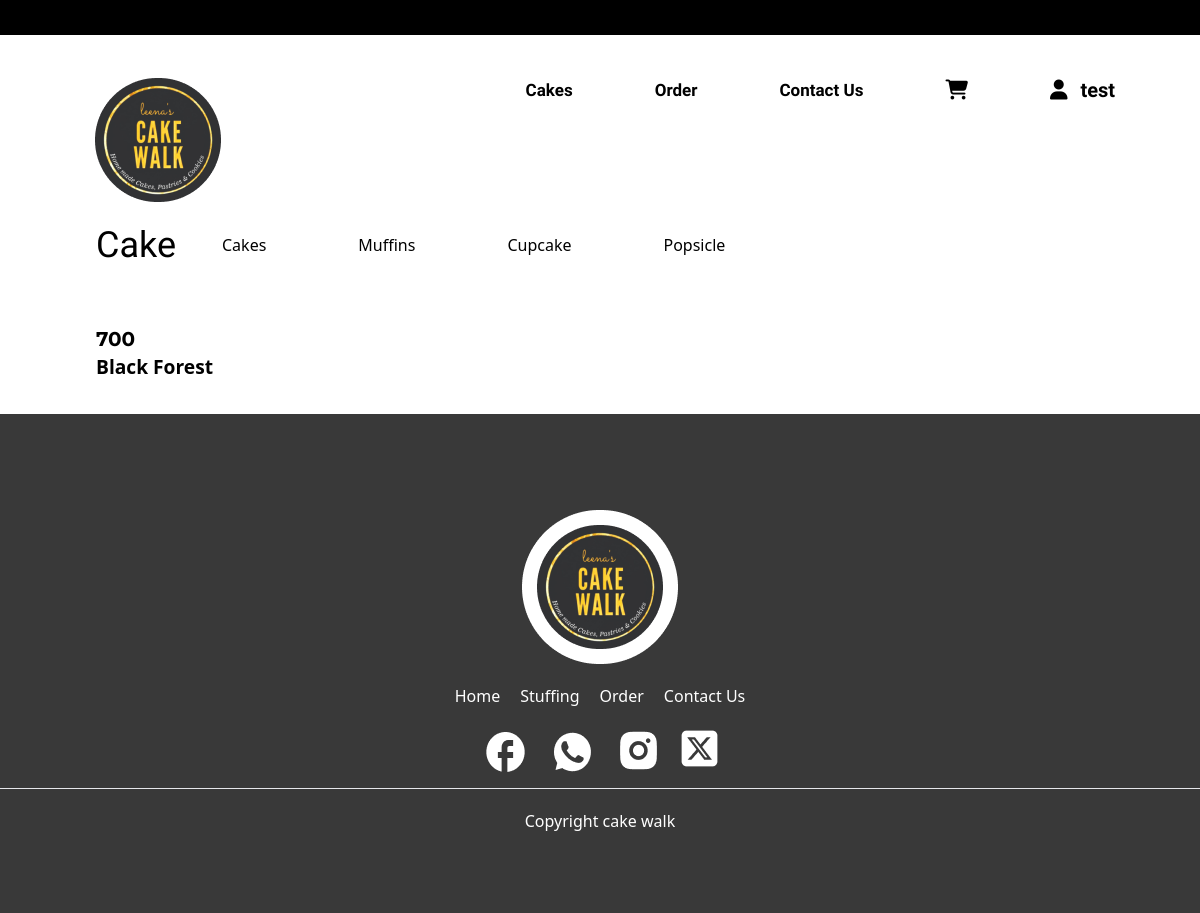
/product/ (signed in), run on the app's committed database.
### cake/models.py (models this page shows, shortened)
class Signup(AbstractUser,PermissionsMixin):
    full_name=models.CharField(max_length=50)
    username=models.EmailField(unique=True)
    phone_number = models.IntegerField(blank=True, null=True)
    password = models.CharField(max_length=10)
    location=models.CharField(max_length=50)
    USERNAME_FIELD = 'username'
    REQUIRED_FIELDS = ['full_name']

class Products(models.Model):
    name = models.CharField(max_length=100)
    category = models.ForeignKey(Category, on_delete=models.CASCADE, default=1)
    price_per_piece = models.PositiveIntegerField(blank=True,default=1)
    price_half_kg = models.IntegerField(validators=[MinValueValidator(0), MaxValueValidator(2000)],blank=True,null=True, default=None)
    price_one_kg = models.IntegerField(validators=[MinValueValidator(0), MaxValueValidator(2000)],blank=True,null=True, default=None)
    price_one_and_half_kg = models.IntegerField(validators=[MinValueValidator(0), MaxValueValidator(2000)],blank=True,null=True, default=None)
    eggless = models.BooleanField(default=False)
    description = models.TextField()
    image = models.ImageField(upload_to='product_images/')
    image1 = models.ImageField(upload_to="item_image",null=True,blank=True)
    image2 = models.ImageField(upload_to="item_image",null=True,blank=True)
    image3 = models.ImageField(upload_to="item_image",null=True,blank=True)
    class Meta:
        verbose_name = verbose_name_plural = "Products"

### cake/views.py (the view)
# urls.py: path('product/',views.products, name='products'),
def products(request):
    cakes = Products.objects.filter(category='1')
    muffins = Products.objects.filter(category='2')
    cupcakes = Products.objects.filter(category='3')
    popsicles = Products.objects.filter(category='4')
    return render(request,"cake/product.html",{'cakes': cakes, 'muffins' : muffins, 'cupcakes' : cupcakes, 'popsicles' : popsicles})

### cake/templates/cake/product.html (shortened to what this page needs)
{% extends "cake/base.html" %}
{% load static %}
{% block content %}
<section>
    <main class="bigscreen:container bigscreen:mx-auto">
        <section class="px-24 mobile:px-8 mt-16">
            <div class="flex items-center py-4 mobile:hidden">
                <h1 class="font-righteous text-4xl mr-4 pr-4" id="porductName">Cake</h1>
                <ul class="flex justify-between gap-16">
                    <li><a href="#" class="items_h p-3 border-[2px] border-solid border-transparent rounded-[2.5rem]" onclick="showContent(event,'cake')" id="cakeHeading">Cakes</a></li>
                    <li><a href="#" class="items_h p-3 border-[2px] border-solid border-transparent rounded-[2.5rem]" onclick="showContent(event,'muffin')" id="muffinHeading">Muffins</a></li>
                    <li><a href="#" class="items_h p-3 border-[2px] border-solid border-transparent rounded-[2.5rem]" onclick="showContent(event,'cupcake')" id="cupcakeHeading">Cupcake</a></li>
                    <li><a href="#" class="items_h p-3 border-[2px] border-solid border-transparent rounded-[2.5rem]" onclick="showContent(event,'popsicle')" id="popsicleHeading">Popsicle</a></li>
                </ul>
            </div>
       </section>
       <div class="px-24 mobile:px-8 items_displayed" id="cakeContent">
        {% for cake in cakes %}
        <div class="flex flex-wrap mobile:justify-center gap-3 item">
            <div class="mr-5 mobile:mr-0 my-8 rounded-xl">
                <a href="{% url 'cake:single_product' cake.id %}">
                <h3 class="font-bold text-xl mt-3 font-montserrat">{{cake.price_one_kg}}</h3>
                <p class="font-semibold text-[1.2rem]">{{cake.name}}</p>
                </a>
            </div>
        </div>
        {% endfor %}
        </div>
    </main>
</section>
{% endblock content %}

### cake/templates/cake/base.html (shortened to what this page needs)
<!DOCTYPE html>
{% load static %}
<html lang="en">
    <head>
        <link rel="stylesheet" href="{% static 'styles/main.css' %}">
    </head>
<body>
    <header>
        <div style="background-color:#000000;height: 35px;"></div>
        <div class="hdr">
            <a href="{% url 'cake:index' %}"><img src="{% static 'images/WhatsApp Image 2023-09-06 at 11.27 1.png' %}" class="hdr-img"></a>
            <nav class="nav">
                <a href="{% url 'cake:products' %}" class="nav-link">Cakes</a>
                <a href="{% url 'cart:cart' %}" class="nav-link">Order</a>
                <a href="{% url 'cake:contact' %}" class="nav-link">Contact Us</a>
                <a href="{% url 'cart:cart' %}" class="nav-link" style="font-size:20px"><i class="fa-solid fa-cart-shopping"></i></a>
                <div class="nav-item dropdown">
                    <a href="#" class="nav-link" style="font-size:20px"><i class="fas fa-user"></i>
                    {% if user.is_authenticated %}
                        <span style="margin-left: .5rem;">{{ user.full_name }}</span>
                    {% endif %}</a>
                </div>
            </nav>
        </div>
    </header>
    {% block content %}
    {% endblock %}
    <footer class="bg-[#393939] text-white">
        <div class="py-16">
            <div class="flex justify-center">
                <img src="{% static 'images/WhatsApp Image 2023-09-06 at 11.27 1.png' %}" alt="Error">
            </div>
            <div>
                <ul class="flex justify-center py-5 gap-5 mobile:hidden">
                    <li><a href="#">Home</a></li>
                    <li><a href="#">Stuffing</a></li>
                    <li><a href="#">Order</a></li>
                    <li><a href="#">Contact Us</a></li>
                </ul>
            </div>
            <div class="flex justify-center gap-5 pb-3">
                <a href="#"><img src="{% static 'images/baseline-facebook (2) 1.png' %}" alt="Error"></a>
                <a href="#"><img src="{% static 'images/whatsapp 1.png' %}" alt="Error"></a>
                <a href="#"><img src="{% static 'images/instagram-fill 1.png' %}" alt="Error"></a>
                <a href="#"><img src="{% static 'images/square-x-twitter (1) 1.png' %}" alt="Error"></a>
            </div>
            <hr>
            <div  class="text-center pt-5">
               <p>Copyright cake walk</p>
            </div>
        </div>
    </footer>
</body>
</html>

### static/styles/main.css (style rules this page uses)
html { line-height: 1.5; -webkit-text-size-adjust: 100%; -moz-tab-size: 4; -o-tab-size: 4; tab-size: 4; font-family: ui-sans-serif, system-ui, -apple-system, BlinkMacSystemFont, Segoe UI, Roboto, Helvetica Neue, Arial, Noto Sans, sans-serif, Apple Color Emoji, Segoe UI Emoji, Segoe UI Symbol, Noto Color Emoji; font-feature-settings: normal; font-variation-settings: normal }
body { margin: 0; line-height: inherit }
hr { height: 0; color: inherit; border-top-width: 1px }
h1, h2, h3, h4, h5, h6 { font-size: inherit; font-weight: inherit }
a { color: inherit; text-decoration: inherit }
blockquote, dd, dl, figure, h1, h2, h3, h4, h5, h6, hr, p, pre { margin: 0 }
menu, ol, ul { list-style: none; margin: 0; padding: 0 }
audio, canvas, embed, iframe, img, object, svg, video { display: block; vertical-align: middle }
img, video { max-width: 100%; height: auto }
.my-8 { margin-top: 2rem; margin-bottom: 2rem }
.mr-4 { margin-right: 1rem }
.mr-5 { margin-right: 1.25rem }
.mt-3 { margin-top: .75rem }
.mt-16 { margin-top: 4rem }
.flex { display: flex }
.flex-wrap { flex-wrap: wrap }
.items-center { align-items: center }
.justify-center { justify-content: center }
.justify-between { justify-content: space-between }
.gap-16 { gap: 4rem }
.gap-3 { gap: .75rem }
.gap-5 { gap: 1.25rem }
.rounded-\[2\.5rem\] { border-radius: 2.5rem }
.rounded-xl { border-radius: .75rem }
.border-2, .border-\[2px\] { border-width: 2px }
.border-solid { border-style: solid }
.border-transparent { border-color: #0000 }
.bg-\[\#393939\] { --tw-bg-opacity: 1; background-color: rgb(57 57 57/var(--tw-bg-opacity)) }
.p-3 { padding: .75rem }
.px-24 { padding-left: 6rem; padding-right: 6rem }
.py-16 { padding-top: 4rem; padding-bottom: 4rem }
.py-4 { padding-top: 1rem; padding-bottom: 1rem }
.py-5 { padding-top: 1.25rem; padding-bottom: 1.25rem }
.pb-3 { padding-bottom: .75rem }
.pr-4 { padding-right: 1rem }
.pt-5 { padding-top: 1.25rem }
.text-center { text-align: center }
.font-montserrat { font-family: Montserrat, sans-serif }
.font-righteous { font-family: Righteous, sans-serif }
.text-4xl { font-size: 2.25rem; line-height: 2.5rem }
.text-\[1\.2rem\] { font-size: 1.2rem }
.text-xl { font-size: 1.25rem; line-height: 1.75rem }
.font-bold { font-weight: 700 }
.font-semibold { font-weight: 600 }
.text-white { --tw-text-opacity: 1; color: rgb(255 255 255/var(--tw-text-opacity)) }
.hdr-img { position: relative; top: 50px }
.hdr { justify-content: space-between; align-items: center; padding: 0 5rem; height: 110px }
.hdr, .nav { display: flex }
.nav { gap: 4.5rem; overflow: hidden }
.nav-item { float: left }
.nav-item a { display: block; color: #000; text-align: left; text-decoration: none }
.dropdown { display: inline-block }
.nav-link { text-decoration: none; font-family: Source Sans\ 3, sans-serif; color: #000; font-size: 17px; font-weight: 600; line-height: 31px; text-align: left; transition: all .3s; padding: 5px }
.sec5-p, footer { text-align: center }
footer { background-color: #393939; padding: 2rem 0 1rem }

### cake/templates/cake/product.html (style rules this page uses)
.items_displayed { display: flex; gap: .3rem; }

### data on the page
Signup: full_name "test"
Products: price_one_kg "700", name "Black Forest"
